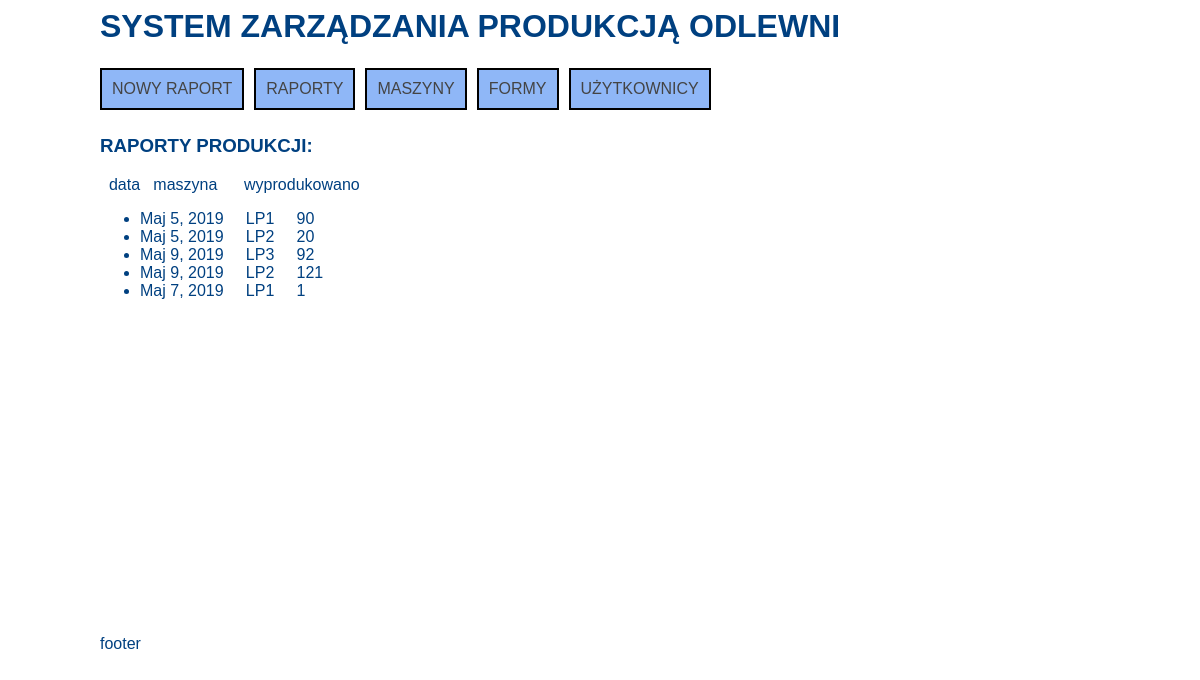
/raporty/, run on an earlier commit of the app's database.
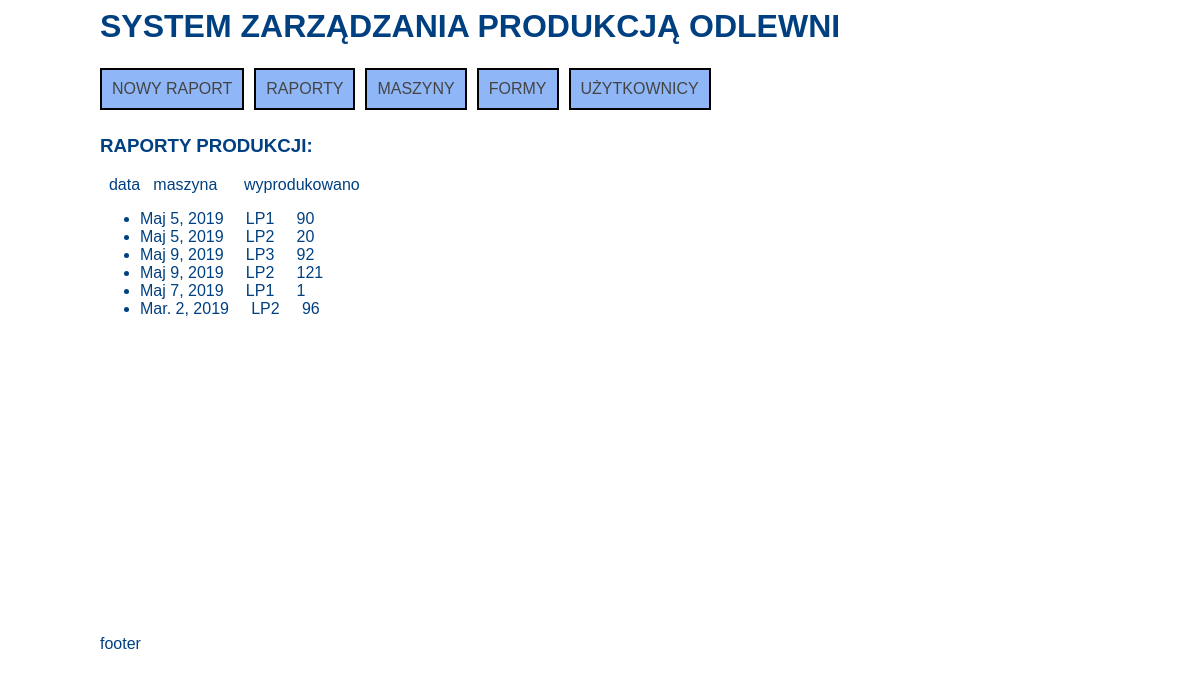
And on a later commit of the database.
### App_Baza/models.py (models this page shows, shortened)
class Production(models.Model):
    shift_date = models.DateField(auto_now=False,default=datetime.now)
    Machine = models.ForeignKey(Machine, on_delete=models.CASCADE, blank=False, null=True)
    Production_Value = models.IntegerField(default=0)
    class Meta:
        verbose_name        = "Produkcja"
        verbose_name_plural = "Produkcja"

class Machine(models.Model):
    def __str__(self):
        return self.Name
    Code_Name = models.CharField(max_length=60)
    Name = models.CharField(max_length=60)
    Status = models.IntegerField(blank=True)
    Form_Forms = models.ForeignKey(Forms,on_delete=models.CASCADE,blank=True,null=True)
    Current_Shoots = models.IntegerField(default=0)
    Total_Shoots = models.IntegerField(default=0)
    class Meta:
        verbose_name        = "Maszyna"
        verbose_name_plural = "Maszyny"

### App_Baza/views.py (the view)
# urls.py: path('raporty/', raporty_view, name='raporty'),
def raporty_view(request):
    raporty = Production.objects.all()
    context = {'raporty':raporty}
    return render(request, 'raporty_view.html',context)

### App_Baza/templates/raporty_view.html
{% extends "baza.html" %}
{% block main %}
<h3>RAPORTY PRODUKCJI:</h3>
&nbsp;&nbsp;data&nbsp;&nbsp; maszyna &nbsp; &nbsp;&nbsp; wyprodukowano
{% if raporty %}
    <ul>
    {% for rap in raporty %}
        <li>{{ rap.shift_date }}  	&nbsp; 	&nbsp;
            {{ rap.Machine }} 	    &nbsp; 	&nbsp;
            {{ rap.Production_Value }}
        </li>
    {% endfor %}
    </ul>
{% else %}
    <p>No raports are available.</p>
{% endif %}
{% endblock main %}

### App_Baza/templates/baza.html (shortened to what this page needs)
{% load static %}
    <link rel="stylesheet" type="text/css" href="{% static 'style.css' %}">
<!DOCTYPE html>
<html lang="pl">
<head>
</head>
<body>
    <div id="container">
        <div id="topbar">
            {% block topbar1 %}<h1>SYSTEM ZARZĄDZANIA PRODUKCJĄ ODLEWNI</h1> {% endblock topbar1 %}
        </div>
        <div id="menu">
            <div class="option"><a href="{% url 'raport' %}">NOWY RAPORT</a></div>
            <div class="option"><a href="{% url 'raporty' %}">RAPORTY</a> </div>
            <div class="option"><a href="{% url 'create' %}">MASZYNY</a></div>
            <div class="option"><a href="{% url 'formy' %}">FORMY</a></div>
            <div class="option"><a href="{% url 'user' %}">UŻYTKOWNICY</a></div>
        </div>
        <div id="main">
            {% block main %} main{% endblock main %}
        </div>
        <div id="footer">
            footer
        </div>
    </div>
</body>
</html>

### App_Baza/static/style.css (style rules this page uses)
body { background: white; font-family: 'Arial'; color:#004080; }
#container { width:1000px; margin-left: auto; margin-right: auto; }
#topbar { height:60px; width:100%; text-align:left; color: ; }
#menu { width:100%; text-align:left; }
#main { margin-top:25px; min-height:500px; }
.option { float:left; padding:10px; margin-right: 10px; border:2px solid #000000; background: #8fb7f7; }
a { text-decoration:none; color: #444444; }

What changed in the data, as far as the page shows it:
added Production: shift_date "Mar. 2, 2019", Machine "LP2", Production_Value "96"
